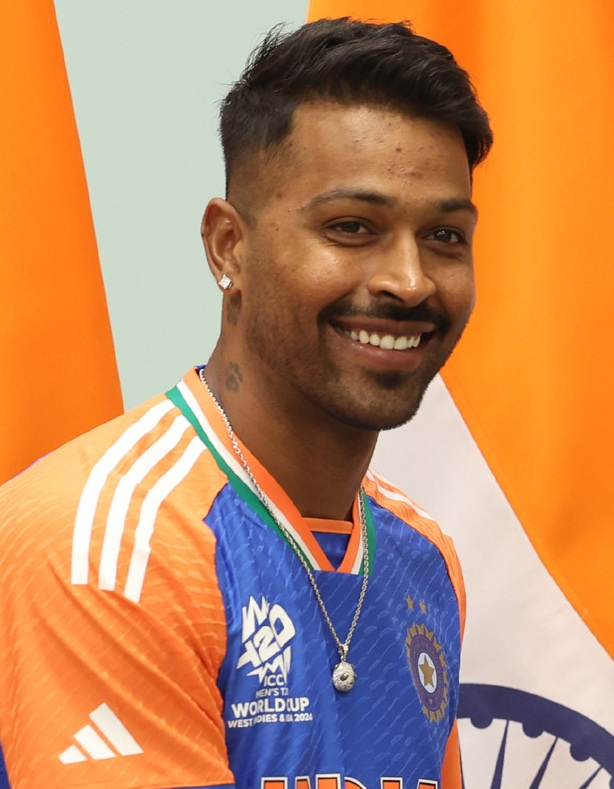
#> input picture dataset/raw/hardik_pandya/hardik_pandya_raw_01.jpg, 614 x 789 px, given in place of the camera
$ python realtime.py   (older library calls are emulated)
#> lines starting #> are read from the running program, lines starting #| are printed output that depends on the picture
### src/config.py
"""
Configuration module for Indian Cricket Team Face Identification System.
Centralizes paths, player lists, model parameters, and default settings.
"""

import os
from pathlib import Path

# Base Paths
BASE_DIR = Path(__file__).resolve().parent.parent
SRC_DIR = BASE_DIR / "src"
DATASET_DIR = BASE_DIR / "dataset"
RAW_DATA_DIR = DATASET_DIR / "raw"
CROPPED_DATA_DIR = DATASET_DIR / "cropped"
STARTER_DATA_DIR = DATASET_DIR / "starter_samples"
MODELS_DIR = BASE_DIR / "models"
WEB_APP_DIR = BASE_DIR / "web_app"
NOTEBOOKS_DIR = BASE_DIR / "notebooks"
OUTPUTS_DIR = BASE_DIR / "outputs"

# Ensure essential directories exist
for path in [RAW_DATA_DIR, CROPPED_DATA_DIR, STARTER_DATA_DIR, MODELS_DIR, OUTPUTS_DIR]:
    path.mkdir(parents=True, exist_ok=True)
#> (the call stopped at in ensure_deep_models, `with urllib.request.urlopen(req, timeout=30) as resp, open(str(SFACE_M..`: the network is not available in this run)
#> (reads models/class_dictionary.json from the repository)
#> (reads models/player_profiles.json from the repository)
#> (reads models/face_recognition_model.pkl from the repository)
#> in run, frame is the input picture: shape (789, 614, 3); mean B, G, R 99.8, 137.9, 189.7

# Model & Artifact File Paths
MODEL_PATH = MODELS_DIR / "face_recognition_model.pkl"
SCALER_PCA_PATH = MODELS_DIR / "scaler_pca.pkl"
CLASS_DICT_PATH = MODELS_DIR / "class_dictionary.json"
PLAYER_PROFILES_PATH = MODELS_DIR / "player_profiles.json"
HAAR_CASCADE_PATH = MODELS_DIR / "haarcascade_frontalface_default.xml"
HAAR_EYE_CASCADE_PATH = MODELS_DIR / "haarcascade_eye.xml"

# Face Preprocessing Configurations
FACE_SIZE = (160, 160)  # Standard face crop size (Width, Height)
RAW_PIXEL_RESIZE = (64, 64)  # Size for raw pixel features
WAVELET_LEVEL = 5  # Wavelet decomposition level (db1)
CONFIDENCE_THRESHOLD = 0.40  # Minimum confidence required for valid identification

# Supported / Pre-configured Indian Cricket Team Members
INDIAN_CRICKETERS = [
    "virat_kohli",
    "rohit_sharma",
    "ms_dhoni",
    "sachin_tendulkar",
    "jasprit_bumrah",
    "hardik_pandya",
    "ravindra_jadeja",
    "shubman_gill",
    "kl_rahul",
    "rishabh_pant"
]

# Formatted display names
PLAYER_DISPLAY_NAMES = {
    "virat_kohli": "Virat Kohli",
    "rohit_sharma": "Rohit Sharma",
    "ms_dhoni": "MS Dhoni",
    "sachin_tendulkar": "Sachin Tendulkar",
    "jasprit_bumrah": "Jasprit Bumrah",
    "hardik_pandya": "Hardik Pandya",
    "ravindra_jadeja": "Ravindra Jadeja",
    "shubman_gill": "Shubman Gill",
    "kl_rahul": "KL Rahul",
    "rishabh_pant": "Rishabh Pant"
}

# Rich Player Profile Data (Roles, Stats, Jersey, Nickname, Bio)
DEFAULT_PLAYER_PROFILES = {
    "virat_kohli": {
        "name": "Virat Kohli",
        "slug": "virat_kohli",
        "nickname": "King Kohli / Run Machine",
        "role": "Top-order Batter",
        "batting_style": "Right-hand bat",
        "bowling_style": "Right-arm medium",
        "jersey_no": 18,
        "matches": 530,
        "runs": 27000,
        "centuries": 80,
        "fifties": 140,
        "wickets": 9,
        "icc_rank": "Top 3 ODI / Test",
        "key_achievements": "ICC Cricketer of the Decade, 2011 World Cup Winner, 2013 Champions Trophy, 2024 T20 World Cup Champion",
        "bio": "One of the greatest batsmen in modern cricket history, renowned for supreme chasing abilities, unmatched consistency, and aggressive leadership.",
        "badge_color": "#ff4757"
    },
    "rohit_sharma": {
        "name": "Rohit Sharma",
        "slug": "rohit_sharma",
        "nickname": "Hitman",
        "role": "Captain / Opening Batter",
        "batting_style": "Right-hand bat",
        "bowling_style": "Right-arm offbreak",
        "jersey_no": 45,
        "matches": 480,
        "runs": 19000,
        "centuries": 48,
        "fifties": 105,
        "wickets": 12,
        "icc_rank": "Top 5 ODI Batter",
        "key_achievements": "2024 T20 World Cup Winning Captain, Only player with three ODI double centuries (264 highest score), 5 IPL Titles",
        "bio": "Indian national team captain and explosive opening batter with effortless timing, holding the world record for the highest individual score in ODIs (264).",
        "badge_color": "#1e90ff"
    },
    "ms_dhoni": {
        "name": "MS Dhoni",
        "slug": "ms_dhoni",
        "nickname": "Captain Cool / Thala",
        "role": "Legendary Captain / Wicketkeeper Batter",
        "batting_style": "Right-hand bat",
        "bowling_style": "Right-arm medium",
        "jersey_no": 7,
        "matches": 538,
        "runs": 17266,
        "centuries": 16,
        "fifties": 108,
        "wickets": 1,
        "icc_rank": "Legend Hall of Fame",
        "key_achievements": "Only Captain to win all three ICC Trophies (2007 T20 WC, 2011 ODI WC, 2013 Champions Trophy), 5 IPL Titles",
        "bio": "Regarded as one of the greatest captains and finishers in cricket history. Master tactician behind the stumps with lightning-fast stumpings.",
        "badge_color": "#ffa502"
    },
    "sachin_tendulkar": {
        "name": "Sachin Tendulkar",
        "slug": "sachin_tendulkar",
        "nickname": "God of Cricket / Master Blaster",
        "role": "Legendary Opening Batter",
        "batting_style": "Right-hand bat",
        "bowling_style": "Right-arm legbreak / offbreak",
        "jersey_no": 10,
        "matches": 664,
        "runs": 34357,
        "centuries": 100,
        "fifties": 164,
        "wickets": 201,
        "icc_rank": "All-Time #1 Legend",
        "key_achievements": "Highest run-scorer in international cricket, Only player with 100 International Centuries, 2011 World Cup Winner",
        "bio": "Revered globally as the 'God of Cricket'. Holder of virtually every major batting record in the history of international cricket.",
        "badge_color": "#2ed573"
    },
    "jasprit_bumrah": {
        "name": "Jasprit Bumrah",
        "slug": "jasprit_bumrah",
        "nickname": "Boom Boom / Yorker King",
        "role": "Premier Fast Bowler",
        "batting_style": "Right-hand bat",
        "bowling_style": "Right-arm fast (Unorthodox)",
        "jersey_no": 93,
        "matches": 195,
        "runs": 550,
        "centuries": 0,
        "fifties": 0,
        "wickets": 400,
        "icc_rank": "#1 Ranked ICC Bowler",
        "key_achievements": "Player of the Tournament 2024 T20 World Cup, Fastest Indian pacer to 100 Test & ODI wickets, Lethal death over yorkers",
        "bio": "World's premier fast bowler across all formats, famous for his unique bowling action, pinpoint yorkers, and deceptive slower balls.",
        "badge_color": "#70a1ff"
    },
    "hardik_pandya": {
        "name": "Hardik Pandya",
        "slug": "hardik_pandya",
        "nickname": "Kung Fu Pandya",
        "role": "Explosive All-rounder",
        "batting_style": "Right-hand bat",
        "bowling_style": "Right-arm fast-medium",
        "jersey_no": 33,
        "matches": 210,
        "runs": 4100,
        "centuries": 1,
        "fifties": 21,
        "wickets": 185,
        "icc_rank": "Top 3 T20I All-rounder",
        "key_achievements": "Defended final over in 2024 T20 World Cup Final, IPL Winning Captain (2022)",
        "bio": "Dynamic fast-bowling all-rounder with fearless power hitting in the death overs and crucial match-winning bowling breakthroughs.",
        "badge_color": "#ff6b81"
    },
    "ravindra_jadeja": {
        "name": "Ravindra Jadeja",
        "slug": "ravindra_jadeja",
        "nickname": "Sir Jadeja / Rockstar",
        "role": "Premier Spin All-rounder",
        "batting_style": "Left-hand bat",
        "bowling_style": "Slow left-arm orthodox",
        "jersey_no": 8,
        "matches": 340,
        "runs": 6200,
        "centuries": 4,
        "fifties": 35,
        "wickets": 580,
        "icc_rank": "#1 ICC Test All-rounder",
        "key_achievements": "2013 Champions Trophy Golden Ball, 2024 T20 World Cup Champion, World-class direct-hit fielding",
        "bio": "World-class three-dimensional all-rounder with lethal spin bowling, clutch lower-order batting, and unmatched athletic fielding.",
        "badge_color": "#2ed573"
    },
    "shubman_gill": {
        "name": "Shubman Gill",
        "slug": "shubman_gill",
        "nickname": "Prince of Indian Cricket",
        "role": "Opening / Top-order Batter",
        "batting_style": "Right-hand bat",
        "bowling_style": "Right-arm offbreak",
        "jersey_no": 77,
        "matches": 95,
        "runs": 4600,
        "centuries": 12,
        "fifties": 22,
        "wickets": 0,
        "icc_rank": "Top 5 ODI Batter",
        "key_achievements": "Youngest double-centurion in ODI history (208 vs NZ), 2018 U19 World Cup Player of the Tournament, IPL Orange Cap 2023",
        "bio": "Generational batting prodigy celebrated for silky strokeplay, classical technique, and record-breaking run accumulation.",
        "badge_color": "#a55eea"
    },
    "kl_rahul": {
        "name": "KL Rahul",
        "slug": "kl_rahul",
        "nickname": "Klassy Rahul",
        "role": "Top-order / Wicketkeeper Batter",
        "batting_style": "Right-hand bat",
        "bowling_style": "Right-arm medium",
        "jersey_no": 1,
        "matches": 215,
        "runs": 8200,
        "centuries": 17,
        "fifties": 55,
        "wickets": 0,
        "icc_rank": "Top 15 ODI/Test Batter",
        "key_achievements": "Century in all three international formats, Key anchor of 2023 World Cup campaign with 450+ runs",
        "bio": "Technically gifted versatile batter and reliable wicketkeeper, capable of opening or stabilizing the middle order in crunch games.",
        "badge_color": "#00d2d3"
    },
    "rishabh_pant": {
        "name": "Rishabh Pant",
        "slug": "rishabh_pant",
        "nickname": "Spidey / Pantastic",
        "role": "Wicketkeeper Batter",
        "batting_style": "Left-hand bat",
        "bowling_style": "Right-arm offbreak",
        "jersey_no": 17,
        "matches": 150,
        "runs": 5100,
        "centuries": 7,
        "fifties": 27,
        "wickets": 0,
        "icc_rank": "Top 10 ICC Test Batter",
        "key_achievements": "Historic 89* at Gabba 2021 to win Border-Gavaskar Trophy, 2024 T20 World Cup Champion, Miracle comeback after car crash",
        "bio": "Audacious and fearless left-handed counter-attacking wicketkeeper-batter with match-winning heroics in SENA countries.",
        "badge_color": "#ff9f43"
    }
}

### src/face_detector.py
"""
Face Detection and Cropping Module.
Handles multi-scale face localization, false-positive filtering (shirt logos, collars), and face cropping.
"""

import os
import cv2
import numpy as np
from PIL import Image
from pathlib import Path
from typing import List, Tuple, Optional, Union

try:
    from src.config import (
        FACE_SIZE,
        HAAR_CASCADE_PATH,
        HAAR_EYE_CASCADE_PATH,
        RAW_DATA_DIR,
        CROPPED_DATA_DIR
    )
except ImportError:
    from config import (
        FACE_SIZE,
        HAAR_CASCADE_PATH,
        HAAR_EYE_CASCADE_PATH,
        RAW_DATA_DIR,
        CROPPED_DATA_DIR
    )


class FaceDetector:
    """
    Robust Face Detector using OpenCV Haar Cascades with aspect-ratio validation,
    non-maximum suppression, and false positive (shirt logo) filtering.
    """

    def __init__(self, face_cascade_path: Optional[str] = None, eye_cascade_path: Optional[str] = None):
        face_path = str(face_cascade_path) if face_cascade_path else str(HAAR_CASCADE_PATH)
        if not os.path.exists(face_path):
            face_path = cv2.data.haarcascades + "haarcascade_frontalface_default.xml"

        self.face_cascade = cv2.CascadeClassifier(face_path)
        if self.face_cascade.empty():
            face_path = cv2.data.haarcascades + "haarcascade_frontalface_alt2.xml"
            self.face_cascade = cv2.CascadeClassifier(face_path)

        eye_path = str(eye_cascade_path) if eye_cascade_path else str(HAAR_EYE_CASCADE_PATH)
        if not os.path.exists(eye_path):
            eye_path = cv2.data.haarcascades + "haarcascade_eye.xml"

        self.eye_cascade = cv2.CascadeClassifier(eye_path)

    def detect_faces(
        self,
        image: Union[np.ndarray, str, Path, Image.Image],
        scale_factor: float = 1.1,
        min_neighbors: int = 6,
        min_size: Tuple[int, int] = (60, 60)
    ) -> Tuple[np.ndarray, List[Tuple[int, int, int, int]]]:
        """
        Detects only true human faces, filtering out false positives (e.g. logos, buttons, text on shirts).
        """
#> called with scale_factor = 1.1, min_neighbors = 6, min_size = (60, 60)
        img_bgr = self._load_image_bgr(image)
        if img_bgr is None:
            return None, []

        img_h, img_w = img_bgr.shape[:2]
        gray = cv2.cvtColor(img_bgr, cv2.COLOR_BGR2GRAY)
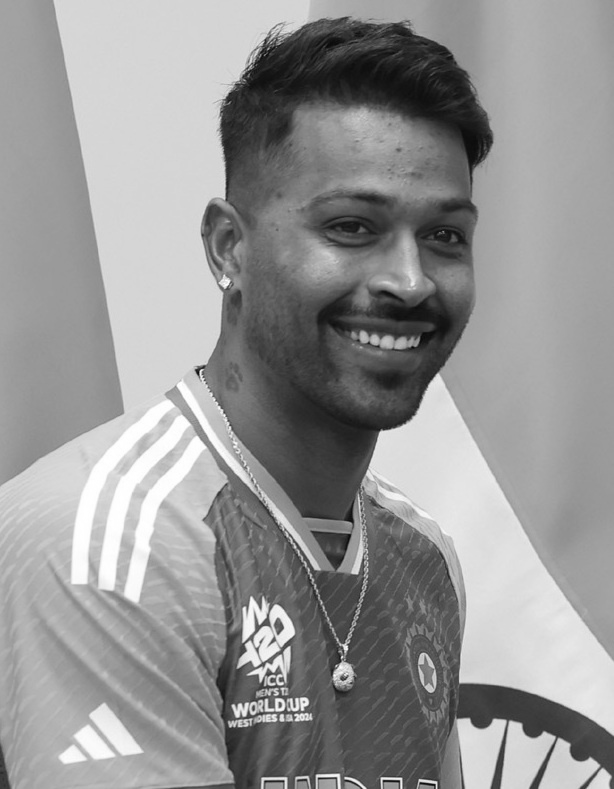
#> gray: shape (789, 614); min 7, max 255, mean 149.1
        gray = cv2.equalizeHist(gray)
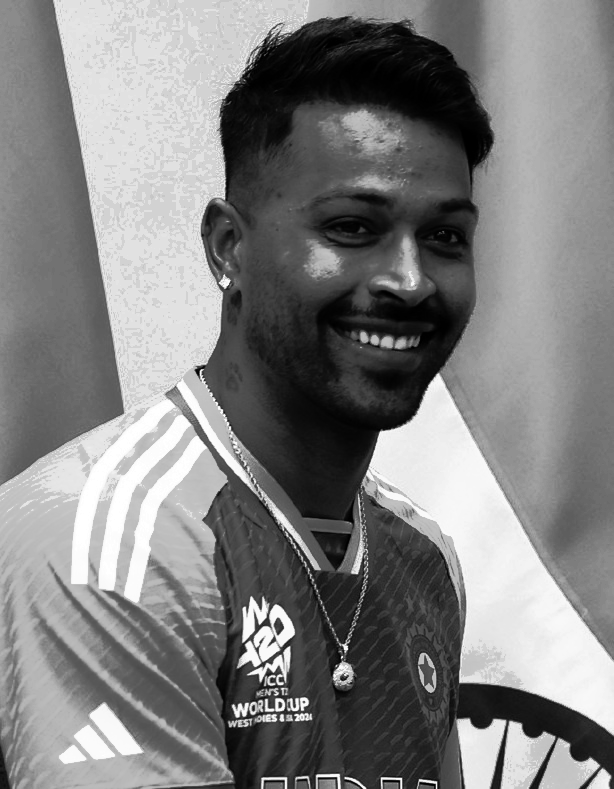
#> gray: shape (789, 614); min 0, max 255, mean 128.9

        # Multi-scale cascade detection with high neighbor threshold for clean detections
        raw_faces = self.face_cascade.detectMultiScale(
            gray,
            scaleFactor=scale_factor,
            minNeighbors=min_neighbors,
            minSize=min_size,
            flags=cv2.CASCADE_SCALE_IMAGE
        )
#> raw_faces = [[255, 121, 291, 291]]

        valid_boxes = []
        max_area = 0

        for (x, y, w, h) in raw_faces:
            # 1. Aspect Ratio Validation (Human faces are roughly 1:1 to 1:1.3)
            aspect = float(w) / float(h)
            if aspect < 0.65 or aspect > 1.35:
                continue  # Reject flat logos or stretched boxes

            # 2. Reject boxes that are too small relative to the image
            if w < (img_w * 0.08) or h < (img_h * 0.08):
                continue

            # 3. Position check: Heads are usually in top 75% of portrait photos
            # If a small box is detected below the middle of the body and a bigger head exists above, it's a shirt logo
            area = w * h
            if area > max_area:
                max_area = area

            valid_boxes.append((int(x), int(y), int(w), int(h)))
#> this loop made 1 pass
#> (x, y, w, h, aspect, area, max_area) on pass 1: (255, 121, 291, 291, 1, 84681, 84681)
#> (the rest of the program and of its run is left out)
